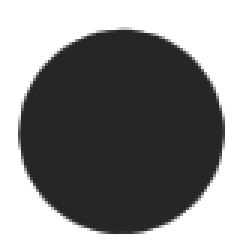
#> input picture python/machine_vision/1.png, 79 x 84 px (shown 3 times larger)
$ python p6.py
#> lines starting #> are read from the running program, lines starting #| are printed output that depends on the picture; after the words box and inside, x2 and y2 are one past the last pixel; in counts of white or black regions, pixels touching at a corner belong together
import cv2

method = cv2.TM_SQDIFF_NORMED

# Read the images from the file
small_image = cv2.imread('1.png')
#> small_image is the input picture: shape (84, 79, 3); min 38, max 255, mean 135.4
large_image = cv2.imread('123.png')
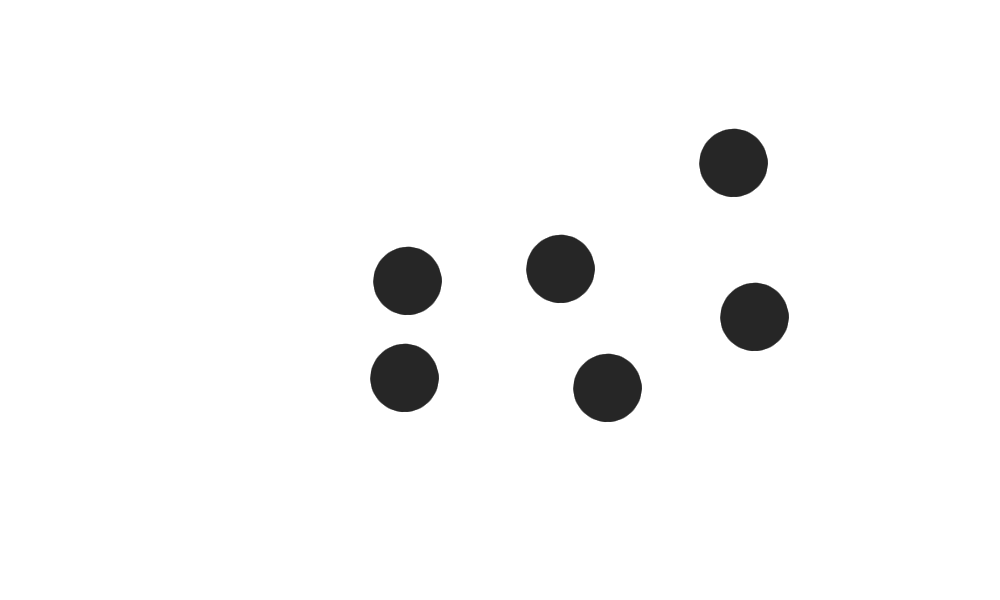
#> input picture python/machine_vision/123.png, 1000 x 600 px
#> large_image is the input picture: shape (600, 1000, 3); min 38, max 255, mean 247.1

result = cv2.matchTemplate(small_image, large_image, method)
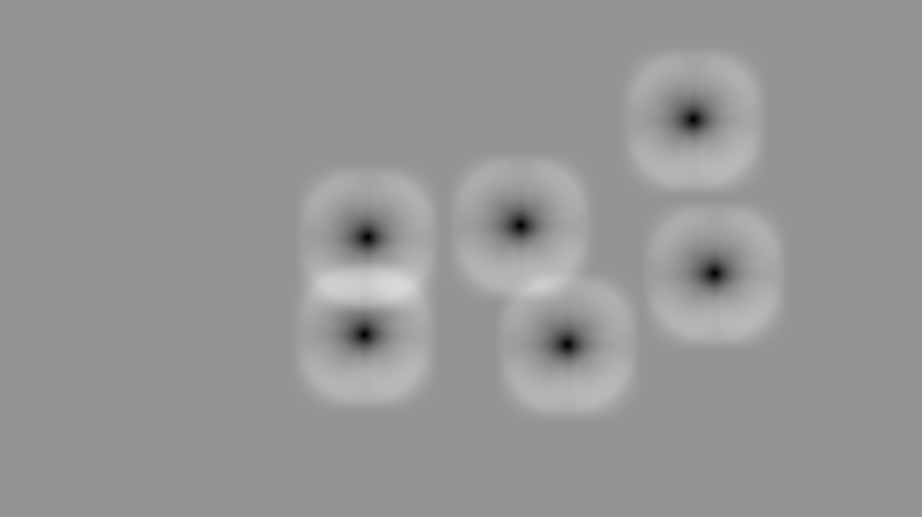
#> result: shape (517, 922) float32; min 0, max 0.851, mean 0.593

# We want the minimum squared difference
mn,_,mnLoc,_ = cv2.minMaxLoc(result)
#> mn = 0; mnLoc = (693, 119)
print(mn, mnLoc)
#| 0.0 (693, 119)


# Draw the rectangle:
# Extract the coordinates of our best match
MPx,MPy = mnLoc
#> MPx = 693; MPy = 119
print(MPx, MPy)
#| 693 119
# Step 2: Get the size of the template. This is the same size as the match.
trows,tcols = small_image.shape[:2]
#> trows = 84; tcols = 79
print(trows, tcols)
#| 84 79


# Step 3: Draw the rectangle on large_image
cv2.rectangle(large_image, (MPx,MPy),(MPx+tcols,MPy+trows),(0,0,255),2)
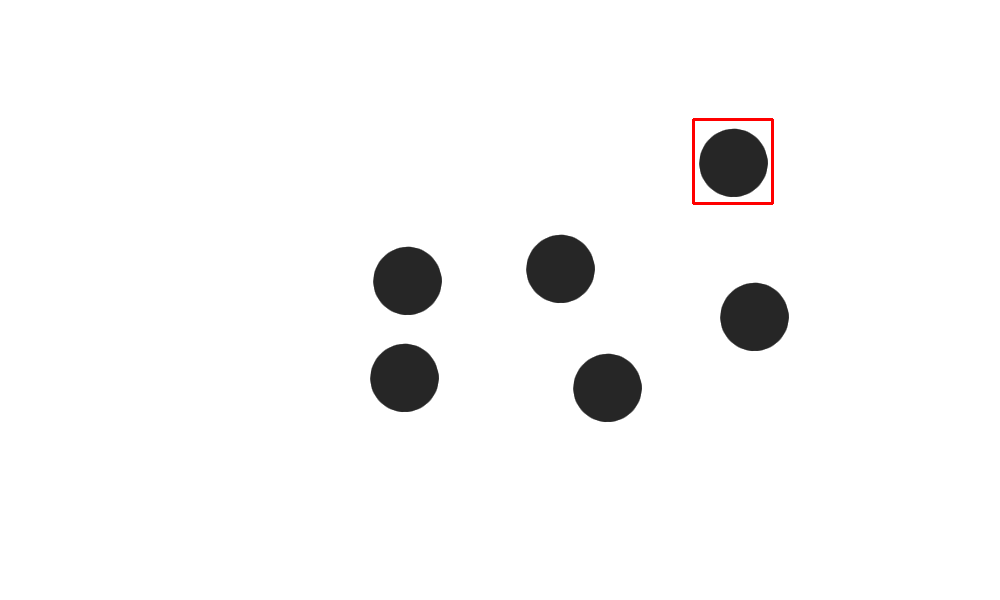
#> large_image: shape (600, 1000, 3); 0.16% of pixels changed, all inside (x1, y1, x2, y2) = (692, 118, 774, 205)

# Display the original image with the rectangle around the match.
cv2.imshow('output',large_image)

# The image is only displayed if we call this
cv2.waitKey(0)
